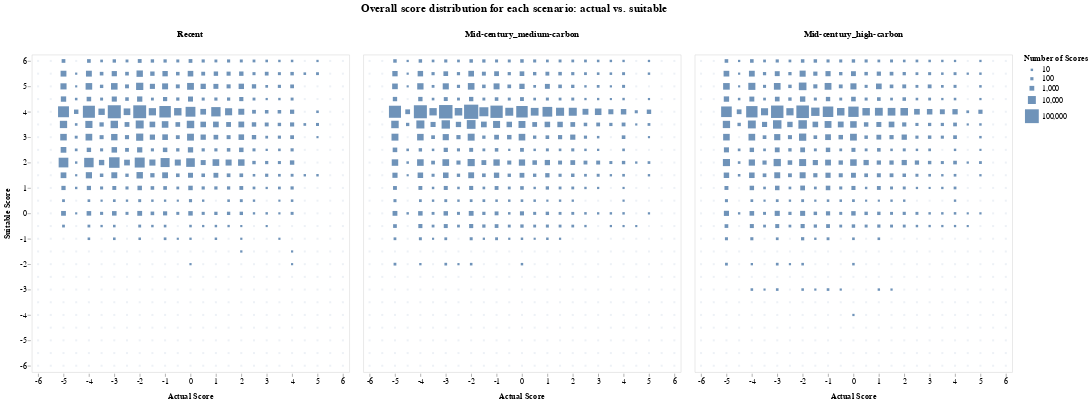

Here is the notebook cell this chart was saved with:
### Code cell
values = [-6,-5,-4,-3,-2,-1,0,1,2,3,4,5,6]

facet_column_order = ['Recent', 'Mid-century_medium-carbon', 'Mid-century_high-carbon',]

overall_scores_chart = alt.Chart(
    
    overall_scores_comparison_filled
    
).encode(
    
    x=alt.X('score_actual:N', 
            title='Actual Score', 
            axis=alt.Axis(titleFontSize=13,
                          titleY=30,
                          offset=1, 
                          domain=False,
                          labelFontSize=12,
                          labelAngle=0,
                          values = values,
                         ),
           ),
    
    y=alt.Y('score_suitable:N', 
            title='Suitable Score', 
            scale=alt.Scale(reverse=True,), 
            axis=alt.Axis(titleFontSize=13,
                          titleX=-30,
                          offset=1, 
                          domain=False,
                          labelFontSize=12,
                          labelAngle=0,
                          values = values,
                         ),
           ),
    
     size=alt.Size(
        'count_sqrt:Q',
        scale=alt.Scale(range=[10,500]),
        legend=alt.Legend(title="Number of Scores",  # Set the legend title
                          titleColor='black',  # Set the title color
                          titleFontSize=13,
                          labelColor='black',  # Set the label color
                          labelFontSize=12,
                          symbolStrokeColor='lightgrey',  # Set the symbol border color
                           symbolFillColor='whitesmoke',  # Set the symbol fill color
                          labelExpr="format(datum.value * datum.value, ',')",  # Square the value to show the original count
                          values=[10**0.5, 100**0.5, 1000**0.5, 10_000**0.5, 100_000**0.5],
        )
    ),
    opacity=alt.condition(
        alt.datum.count_sqrt > 0,  # If count_sqrt > 0
        alt.value(0.8),  # Set opacity to 0.5
        alt.value(0.1)  # Otherwise, set opacity to 0
    ),
    tooltip=[
        alt.Tooltip('score_actual:N', title='Actual Score'),
        alt.Tooltip('score_suitable:N', title='Suitable Score'),
        alt.Tooltip('count:Q', title='Number of Scores', format=',')
    ]
).mark_square(
    opacity=0.5,
# ).mark_circle(
#     opacity=0.5,
).facet(
    column=alt.Column(
        'scenario:N',
        sort=facet_column_order,
        header=alt.Header(
            title='',
            labelFontSize=14,
            labelFontWeight='bold',
            labelAngle=0,
            labelAlign='center',
            labelColor='black',
        )
    ),
    title="Overall score distribution for each scenario: actual vs. suitable"  # Set the overall title
)

overall_scores_chart.configure_title(
    fontSize=18,  # Set the font size of the title
    anchor='middle',  # Position the title (start, middle, or end)
    align='center',  # Align the title horizontally (left, center, or right)
    dx=-50,
    dy=-20,  # Adjust the vertical position (negative values move the title up)
    color='black' # Set the color of the title text
)

### Figure 1 — Vega specification as saved in the notebook (floating-point values rounded to 4 significant figures; data arrays with more than 128 entries replaced by an {"elided": "..."} marker saying what was removed)
{"$schema": "https://vega.github.io/schema/vega/v5.json", "data": [{"name": "source_0", "values": {"elided": "1875 records"}}, {"name": "column_domain", "values": [{"scenario": "Recent", "column_scenario_sort_index": 0.0}, {"scenario": "Mid-century_medium-carbon", "column_scenario_sort_index": 1.0}, {"scenario": "Mid-century_high-carbon", "column_scenario_sort_index": 2.0}]}, {"name": "source_0_x_domain_score_actual", "values": [{"score_actual": -6.0}, {"score_actual": -5.5}, {"score_actual": -5.0}, {"score_actual": -4.5}, {"score_actual": -4.0}, {"score_actual": -3.5}, {"score_actual": -3.0}, {"score_actual": -2.5}, {"score_actual": -2.0}, {"score_actual": -1.5}, {"score_actual": -1.0}, {"score_actual": -0.5}, {"score_actual": 0.0}, {"score_actual": 0.5}, {"score_actual": 1.0}, {"score_actual": 1.5}, {"score_actual": 2.0}, {"score_actual": 2.5}, {"score_actual": 3.0}, {"score_actual": 3.5}, {"score_actual": 4.0}, {"score_actual": 4.5}, {"score_actual": 5.0}, {"score_actual": 5.5}, {"score_actual": 6.0}]}, {"name": "source_0_y_domain_score_suitable", "values": [{"score_suitable": -6.0}, {"score_suitable": -5.5}, {"score_suitable": -5.0}, {"score_suitable": -4.5}, {"score_suitable": -4.0}, {"score_suitable": -3.5}, {"score_suitable": -3.0}, {"score_suitable": -2.5}, {"score_suitable": -2.0}, {"score_suitable": -1.5}, {"score_suitable": -1.0}, {"score_suitable": -0.5}, {"score_suitable": 0.0}, {"score_suitable": 0.5}, {"score_suitable": 1.0}, {"score_suitable": 1.5}, {"score_suitable": 2.0}, {"score_suitable": 2.5}, {"score_suitable": 3.0}, {"score_suitable": 3.5}, {"score_suitable": 4.0}, {"score_suitable": 4.5}, {"score_suitable": 5.0}, {"score_suitable": 5.5}, {"score_suitable": 6.0}]}, {"name": "source_0_size_domain_count_sqrt", "values": [{"min": 0.0, "max": 333.5}]}], "signals": [{"name": "x_step", "value": 20}, {"name": "child_width", "update": "bandspace(domain('x').length, 1, 0.5) * x_step"}, {"name": "y_step", "value": 20}, {"name": "child_height", "update": "bandspace(domain('y').length, 1, 0.5) * y_step"}], "marks": [{"type": "group", "name": "row_header", "encode": {"update": {"height": {"signal": "child_height"}}}, "axes": [{"scale": "y", "labelAngle": 0, "titleFontSize": 13, "title": "Suitable Score", "values": [-6, -5, -4, -3, -2, -1, 0, 1, 2, 3, 4, 5, 6], "titleX": -30, "labelFontSize": 12, "grid": false, "labelAlign": "right", "orient": "left", "domain": false, "zindex": 0, "offset": 1}], "role": "row-header"}, {"type": "group", "name": "column_header", "from": {"data": "column_domain"}, "sort": {"field": "datum[\"column_scenario_sort_index\"]", "order": "ascending"}, "encode": {"update": {"width": {"signal": "child_width"}}}, "title": {"text": {"signal": "isValid(parent[\"scenario\"]) ? parent[\"scenario\"] : \"\"+parent[\"scenario\"]"}, "baseline": "bottom", "offset": 10, "color": "black", "style": "guide-label", "frame": "group", "fontSize": 14, "fontWeight": "bold", "angle": 0, "align": "center"}, "role": "column-header"}, {"type": "group", "name": "column_footer", "from": {"data": "column_domain"}, "sort": {"field": "datum[\"column_scenario_sort_index\"]", "order": "ascending"}, "encode": {"update": {"width": {"signal": "child_width"}}}, "axes": [{"scale": "x", "values": [-6, -5, -4, -3, -2, -1, 0, 1, 2, 3, 4, 5, 6], "offset": 1, "grid": false, "labelFontSize": 12, "domain": false, "labelAngle": 0, "labelBaseline": "top", "zindex": 0, "title": "Actual Score", "orient": "bottom", "titleFontSize": 13, "titleY": 30}], "role": "column-footer"}, {"type": "group", "name": "cell", "from": {"facet": {"data": "source_0", "name": "facet", "groupby": ["scenario"], "aggregate": {"fields": ["column_scenario_sort_index"], "ops": ["max"], "as": ["column_scenario_sort_index"]}}}, "sort": {"field": ["datum[\"column_scenario_sort_index\"]"], "order": ["ascending"]}, "encode": {"update": {"height": {"signal": "child_height"}, "width": {"signal": "child_width"}}}, "marks": [{"type": "symbol", "name": "child_marks", "from": {"data": "facet"}, "encode": {"update": {"tooltip": {"signal": "{\"Actual Score\": isValid(datum[\"score_actual\"]) ? datum[\"score_actual\"] : \"\"+datum[\"score_actual\"], \"Suitable Score\": isValid(datum[\"score_suitable\"]) ? datum[\"score_suitable\"] : \"\"+datum[\"score_suitable\"], \"Number of Scores\": format(datum[\"count\"], \",\")}"}, "y": {"field": "score_suitable", "scale": "y"}, "opacity": [{"value": 0.8, "test": "(datum.count_sqrt > 0)"}, {"value": 0.1}], "x": {"field": "score_actual", "scale": "x"}, "fill": {"value": "#4c78a8"}, "size": {"field": "count_sqrt", "scale": "size"}, "shape": {"value": "square"}}}, "style": ["square"]}], "style": "cell"}], "scales": [{"name": "x", "type": "point", "domain": {"data": "source_0_x_domain_score_actual", "field": "score_actual", "sort": true}, "range": {"step": {"signal": "x_step"}}, "padding": 0.5}, {"name": "y", "type": "point", "domain": {"data": "source_0_y_domain_score_suitable", "field": "score_suitable", "sort": true}, "range": {"step": {"signal": "y_step"}}, "reverse": true, "padding": 0.5}, {"name": "size", "type": "linear", "domain": [{"signal": "(data(\"source_0_size_domain_count_sqrt\")[0] || {}).min"}, {"signal": "(data(\"source_0_size_domain_count_sqrt\")[0] || {}).max"}], "range": [10, 500], "zero": true}], "title": {"text": "Overall score distribution for each scenario: actual vs. suitable", "anchor": "middle"}, "legends": [{"labelColor": "black", "labelFontSize": 12, "symbolFillColor": "whitesmoke", "symbolStrokeColor": "lightgrey", "title": "Number of Scores", "titleColor": "black", "titleFontSize": 13, "values": [3.162, 10, 31.62, 100, 316.2], "size": "size", "symbolType": "square", "encode": {"symbols": {"update": {"fill": {"value": "#4c78a8"}, "opacity": {"value": 0.8}, "stroke": {"value": "transparent"}}}, "labels": {"update": {"text": {"signal": "format(datum.value * datum.value, ',')"}}}}}], "config": {"style": {"group-title": {"align": "center", "dx": -50, "dy": -20, "fontSize": 18, "fill": "black"}, "group-subtitle": {"align": "center", "dx": -50, "dy": -20}}}, "background": "white", "padding": 5, "layout": {"padding": 20, "columns": {"signal": "length(data('column_domain'))"}, "bounds": "full", "align": "all"}}
